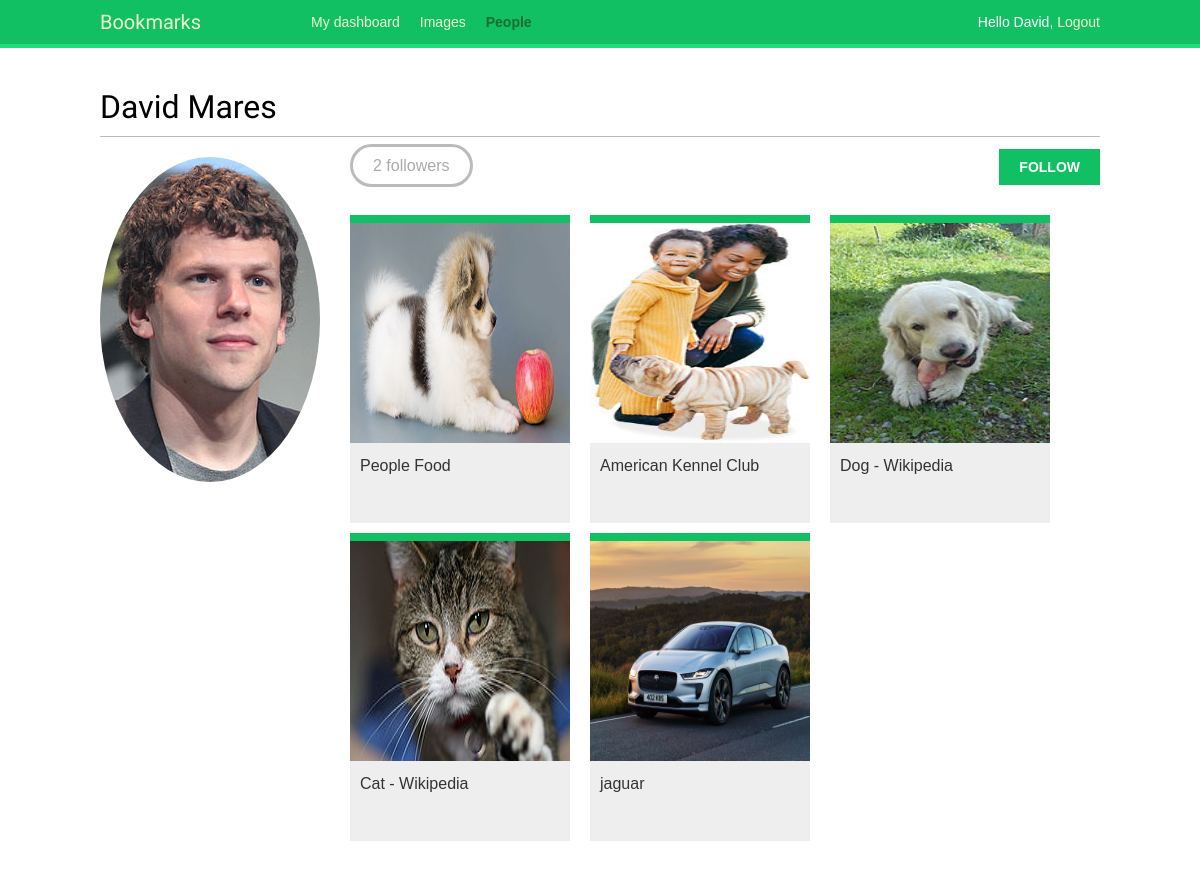
/account/users/david/ (signed in), run on the app's committed database.
### images/models.py (models this page shows, shortened)
class Image(models.Model):
  user = models.ForeignKey(settings.AUTH_USER_MODEL,
                            related_name='images_created',
                            on_delete=models.CASCADE)
  title = models.CharField( max_length=200)
  slug = models.SlugField(max_length=200,blank=True)
  url = models.URLField()
  image = models.ImageField( upload_to='images/%Y/%m/%d/')
  description = models.TextField(blank=True)
  created = models.DateField( auto_now_add=True,db_index=True)
  users_like = models.ManyToManyField(settings.AUTH_USER_MODEL,
                                      related_name='images_liked',blank=True)
  def get_absolute_url(self):
    return reverse('images:detail', args=[self.id,self.slug])

### account/views.py (the view)
# urls.py: path('users/<username>/', views.user_detail, name='user_detail'),
@login_required
def user_detail(request,username):
  user = get_object_or_404(User,username=username,is_active=True)
  return render(request,'account/user/detail.html',{'section':'people','user':user})

### account/templates/account/user/detail.html (shortened to what this page needs)
{% extends "base.html" %}
{% load thumbnail %}
{% block content %}
  <h1>{{ user.get_full_name }}</h1>
  <div class="profile-info">
    {% thumbnail user.profile.photo "180x180" crop="100%" as im %}
      <img src="{{ im.url }}" class="user-detail">
    {% endthumbnail %}
  </div>
  {% with total_followers=user.followers.count %}
    <span class="count">
      <span class="total">{{ total_followers }}</span>
      follower{{ total_followers|pluralize }}
    </span>
    <a href="#" data-id="{{ user.id }}" data-action="{% if request.user in user.followers.all %}un{% endif %}follow" class="follow button">
      {% if request.user not in user.followers.all %}
        Follow
      {% else %}
        Unfollow
      {% endif %}
    </a>
    <div id="image-list" class="image-container">
      {% include "images/image/list_ajax.html" with images=user.images_created.all %}
    </div>
  {% endwith %}
{% endblock %}

### account/templates/base.html (shortened to what this page needs)
{% load staticfiles %}
<!DOCTYPE html>
<html>
<head>
  <link rel="stylesheet" href="{% static "/css/base.css" %}">
</head>
<body>
  <div id="header">
    <span class="logo">Bookmarks</span>
    {% if request.user.is_authenticated %}
    <ul class="menu">
        <li   {% if section == "dashboard" %}class="selected"{% endif %}>
            <a href=" {% url "dashboard" %}"> My dashboard</a>
        </li>
        <li   {% if section == "images" %}class="selected"{% endif %}>
            <a href=" {% url "images:list" %}"> Images</a>
        </li>
        <li   {% if section == "people" %}class="selected"{% endif %}>
            <a href="{% url "user_list" %}"> People</a>
        </li>
    </ul>
    {% endif %}
    <span class="user">
        {% if request.user.is_authenticated %}
          Hello {{request.user.first_name}},
          <a href="{% url "logout" %}">Logout</a>
        {% else %}
        <a href="{% url "login" %}">Login</a>
        {% endif %}
    </span>
  </div>
  <div id="content">
      {% block content %}
      {% endblock content %}
  </div>
</body>
</html>

### images/templates/images/image/list_ajax.html
{% load thumbnail %}
{% for image in images %}
  <div class="image">
    <a href="{{ image.get_absolute_url }}">
      {% thumbnail image.image "300x300" crop="100%" as im %}
        <a href="{{ image.get_absolute_url }}">
          <img src="{{ im.url }}">
        </a>
      {% endthumbnail %}
    </a>
    <div class="info">
      <a href="{{ image.get_absolute_url }}" class="title">
        {{ image.title }}
      </a>
    </div>
  </div>
{% endfor %}

### account/static/css/base.css (style rules this page uses)
body { margin:0; padding:0; font-family:helvetica, sans-serif; }
a { color:#12c064; text-decoration:none; }
h1, h2, h3, h4, h5 , h6 { font-family: 'Muli', sans-serif; font-weight:normal; }
h1 { border-bottom:1px solid #bbb; padding:0 0 10px 0; margin:10px 0 20px 0; }
#header { padding:10px 100px; font-size:14px; background:#12c064; color:#fff; border-bottom:4px solid #1cdf78; overflow:auto; }
#header .logo { font-family: 'Muli', sans-serif; float:left; color:#f3f7cc; font-size:20px; margin-right:10%; }
#header ul.menu { list-style:none; float:left; margin:0; padding:0; }
#header ul.menu li { float:left; padding:4px 10px; }
#header ul.menu li.selected a, #header ul.menu li.selected a:hover { color:#1b6d32; font-weight:bold; }
#header a { color:#f3f7cc; }
#header .user { float:right; padding-top:4px; }
#content { padding:30px 100px; }
input[type=submit], a.button { font-weight:bold; background:#12c064; color:#fff; padding:10px 20px; font-size:14px; text-transform:uppercase; }
.count { color:#aaa; border:3px solid #bbb; border-radius:26px; padding:10px 20px; margin:20px 10px 0; }
a.like, a.follow { float:right; margin-top:-8px; }
#image-list { overflow:auto; }
#image-list .image { float:left; width:220px; height:300px; margin:0 10px 10px 10px; border-top:8px solid #12c064; background:#eee; }
#image-list img { width:220px; height:220px; }
#image-list .info { padding:10px; }
#image-list .info a { color:#333; }
img.user-detail { border-radius:50%; float:left; }
.profile-info { float:left; overflow:auto; margin-right:20px; }
.image-container { margin-top:40px; }

### data on the page
Image: shows a picture, title "People Food"
Image: shows a picture, title "American Kennel Club"
Image: shows a picture, title "Dog - Wikipedia"
Image: shows a picture, title "Cat - Wikipedia"
Image: shows a picture, title "jaguar"

### other printed values
{{ request.user.first_name }} "David"
{{ user.get_full_name }} "David Mares"
{{ total_followers }} "2"
